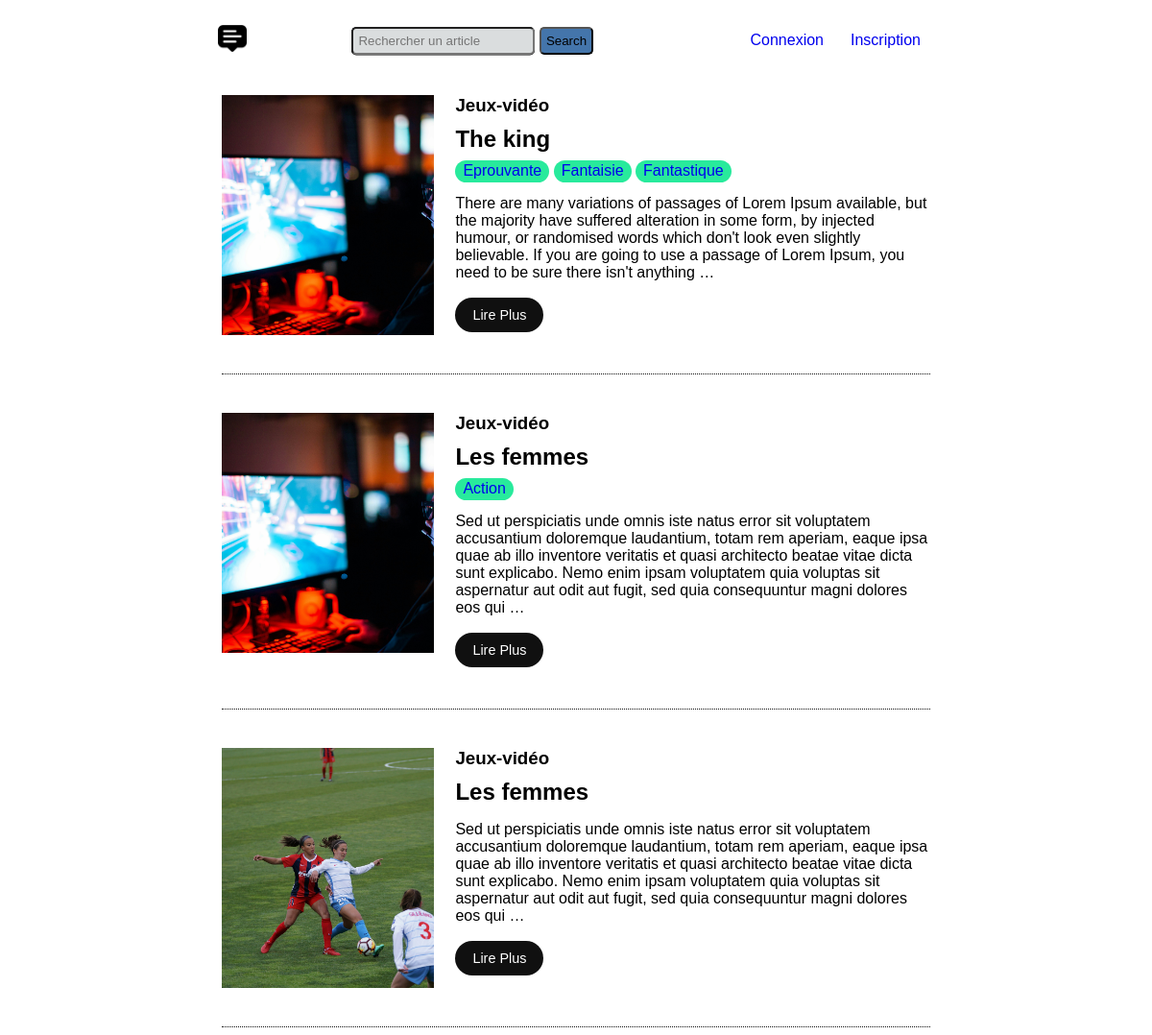
/article/categorie/Jeux-vidéo/, run on the app's committed database.
### blogApp/models.py (models this page shows, shortened)
class Article(models.Model):
    class Categorie(models.TextChoices):
        Film = 'Film','Film'
        Jeux_vidéo = 'Jeux-vidéo','Jeux-vidéo'
        Livre = 'Livre','Livre'
    title = models.CharField(max_length=50, verbose_name='Titre Article')
    slug = models.SlugField(max_length=200,blank=True,verbose_name='Slug')
    description = models.TextField(max_length=1500,verbose_name='Description article')
    categorie = models.CharField(max_length=30, choices=Categorie.choices,verbose_name='Catégorie article')
    etiquette = models.ManyToManyField(Etiquette,blank=True,verbose_name='Etiquette(s) article')
    image = models.ImageField(upload_to='image/')

class Etiquette(models.Model):
    name = models.CharField(max_length=20, unique=True,verbose_name='Nom')

### blogApp/views.py (the view)
# urls.py: path('categorie/<str:categorie>/',views.list_articles_same_categorie,name='categorie'),
def list_articles_same_categorie(request,categorie):
    articles = Article.objects.filter(categorie__iexact = categorie)
    return render(request,'blogApp/list_articles_same_categorie.html',context={'articles':articles})

### blogApp/templates/blogApp/list_articles_same_categorie.html
{% extends "blogApp/base.html" %}
{%load static%}
{% block extra_css %}
    <link rel='stylesheet' href="{% static "blogApp/css/list_article.css" %}">
{% endblock  %}
{% block content %}
    <div class='list_article'>
        {%for article in articles %}
            <div class='article'>
                <div class='image'>
                    {% if article.image %}
                        <img src={{ article.image.url }} alt='Photo'>
                    {% endif %}
                </div>
                <div class='info_article'>
                    <h3 class='categorie'> {{article.categorie}}</h3>
                    <h2>{{article.title}}</h2>
                    <div>
                        {% for etiquet in article.etiquette.all %}
                            <span class='etiquette'><a href="{% url 'blogApp:list-articles-same-etiquette' etiquet.name %}">{{etiquet.name}}</a></span>
                        {% endfor %}
                    </div>
                    <p>{{article.description | truncatewords:50}}</p>
                    <div class='article_lire_plus'>
                        <a href="{% url 'blogApp:detail-article' article.id %}">Lire Plus</a>
                    </div>
                </div>
            </div>
        {%endfor%}
    </div>
{% endblock  %}

### blogApp/static/blogApp/css/base.css (style rules this page uses)
body { background-color: white; }
* { font-family:Arial, sans-serif }
.list_article { width: 65%; margin: auto; }
.article { width: 96%; border-bottom: 1px rgb(13, 13, 13) dotted; margin: auto; padding: 40px 0px; background-color: white; display: flex; justify-content: space-between; }

### blogApp/static/blogApp/css/list_article.css (style rules this page uses)
.info_article { width: 67%; }
h2,h3 { margin:0px; }
h2,h3 { margin-bottom: 10px; }
.image { width: 30%; height: 250px; }
img { width: 100%; height: 100%; object-fit: cover; }
.etiquette { color: white; background-color: rgb(40, 234, 156); padding: 2px 8px 4px 8px; border-radius: 15px; }
.etiquette a, .article_lire_plus a { text-decoration: none; list-style: none; margin: auto; }
.article_lire_plus a { color: white; font-size: 0.9em; background-color: rgb(16, 16, 16); padding: 10px 18px ; border-radius: 20px; }
.article_lire_plus { width: 100px; height: 30px; padding-top: 10px; }

### data on the page
Article: image (picture), categorie "Jeux-vidéo", title "The king", description "There are many variations of passages of Lorem Ipsum available, but the majority have suffered alteration in some form, by injected humour, or randomised words which don't look even slightly believable. If you are going to use a passage of Lorem Ipsum, you need to be sure there isn't anything …"
Etiquette: name "Eprouvante"
Etiquette: name "Fantaisie"
Etiquette: name "Fantastique"
Article: image (picture), categorie "Jeux-vidéo", title "Les femmes", description "Sed ut perspiciatis unde omnis iste natus error sit voluptatem accusantium doloremque laudantium, totam rem aperiam, eaque ipsa quae ab illo inventore veritatis et quasi architecto beatae vitae dicta sunt explicabo. Nemo enim ipsam voluptatem quia voluptas sit aspernatur aut odit aut fugit, sed quia consequuntur magni dolores eos qui …"
Etiquette: name "Action"
Article: image (picture), categorie "Jeux-vidéo", title "Les femmes", description "Sed ut perspiciatis unde omnis iste natus error sit voluptatem accusantium doloremque laudantium, totam rem aperiam, eaque ipsa quae ab illo inventore veritatis et quasi architecto beatae vitae dicta sunt explicabo. Nemo enim ipsam voluptatem quia voluptas sit aspernatur aut odit aut fugit, sed quia consequuntur magni dolores eos qui …"
